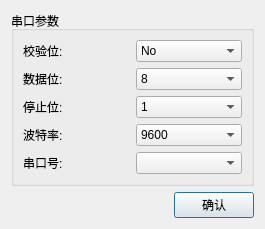
<?xml version="1.0" encoding="UTF-8"?>
<ui version="4.0">
 <class>SerialDialog</class>
 <widget class="QDialog" name="SerialDialog">
  <property name="geometry">
   <rect>
    <x>0</x>
    <y>0</y>
    <width>265</width>
    <height>219</height>
   </rect>
  </property>
  <property name="windowTitle">
   <string>Dialog</string>
  </property>
  <layout class="QGridLayout" name="gridLayout">
   <item row="0" column="1">
    <widget class="QGroupBox" name="groupBox">
     <property name="title">
      <string>串口参数</string>
     </property>
     <layout class="QGridLayout" name="gridLayout_2">
      <item row="2" column="2">
       <widget class="QComboBox" name="dataBitsBox">
        <property name="currentIndex">
         <number>3</number>
        </property>
        <item>
         <property name="text">
          <string>5</string>
         </property>
        </item>
        <item>
         <property name="text">
          <string>6</string>
         </property>
        </item>
        <item>
         <property name="text">
          <string>7</string>
         </property>
        </item>
        <item>
         <property name="text">
          <string>8</string>
         </property>
        </item>
       </widget>
      </item>
      <item row="5" column="2">
       <widget class="QComboBox" name="portBox">
        <property name="currentText">
         <string/>
        </property>
        <property name="currentIndex">
         <number>-1</number>
        </property>
       </widget>
      </item>
      <item row="3" column="0">
       <widget class="QLabel" name="stopBits_label">
        <property name="text">
         <string>停止位:</string>
        </property>
       </widget>
      </item>
      <item row="0" column="0">
       <widget class="QLabel" name="parity_label">
        <property name="text">
         <string>校验位:</string>
        </property>
       </widget>
      </item>
      <item row="3" column="2">
       <widget class="QComboBox" name="stopBitsBox">
        <item>
         <property name="text">
          <string>1</string>
         </property>
        </item>
        <item>
         <property name="text">
          <string>2</string>
         </property>
        </item>
       </widget>
      </item>
      <item row="0" column="2">
       <widget class="QComboBox" name="parityBox">
        <item>
         <property name="text">
          <string>No</string>
         </property>
        </item>
        <item>
         <property name="text">
          <string>Even</string>
         </property>
        </item>
        <item>
         <property name="text">
          <string>Odd</string>
         </property>
        </item>
        <item>
         <property name="text">
          <string>Space</string>
         </property>
        </item>
        <item>
         <property name="text">
          <string>Mark</string>
         </property>
        </item>
       </widget>
      </item>
      <item row="2" column="0">
       <widget class="QLabel" name="dataBits_label">
        <property name="text">
         <string>数据位:</string>
        </property>
       </widget>
      </item>
      <item row="5" column="0">
       <widget class="QLabel" name="port_label">
        <property name="text">
         <string>串口号:</string>
        </property>
       </widget>
      </item>
      <item row="4" column="2">
       <widget class="QComboBox" name="baudBox">
        <property name="currentIndex">
         <number>3</number>
        </property>
        <item>
         <property name="text">
          <string>1200</string>
         </property>
        </item>
        <item>
         <property name="text">
          <string>2400</string>
         </property>
        </item>
        <item>
         <property name="text">
          <string>4800</string>
         </property>
        </item>
        <item>
         <property name="text">
          <string>9600</string>
         </property>
        </item>
        <item>
         <property name="text">
          <string>19200</string>
         </property>
        </item>
        <item>
         <property name="text">
          <string>38400</string>
         </property>
        </item>
        <item>
         <property name="text">
          <string>57600</string>
         </property>
        </item>
        <item>
         <property name="text">
          <string>115200</string>
         </property>
        </item>
       </widget>
      </item>
      <item row="4" column="0">
       <widget class="QLabel" name="baud_label">
        <property name="text">
         <string>波特率:</string>
        </property>
       </widget>
      </item>
     </layout>
    </widget>
   </item>
   <item row="1" column="1">
    <layout class="QHBoxLayout" name="horizontalLayout">
     <item>
      <spacer name="horizontalSpacer">
       <property name="orientation">
        <enum>Qt::Horizontal</enum>
       </property>
       <property name="sizeHint" stdset="0">
        <size>
         <width>40</width>
         <height>20</height>
        </size>
       </property>
      </spacer>
     </item>
     <item>
      <widget class="QPushButton" name="pushButton">
       <property name="text">
        <string>确认</string>
       </property>
      </widget>
     </item>
    </layout>
   </item>
  </layout>
 </widget>
 <resources/>
 <connections/>
</ui>
